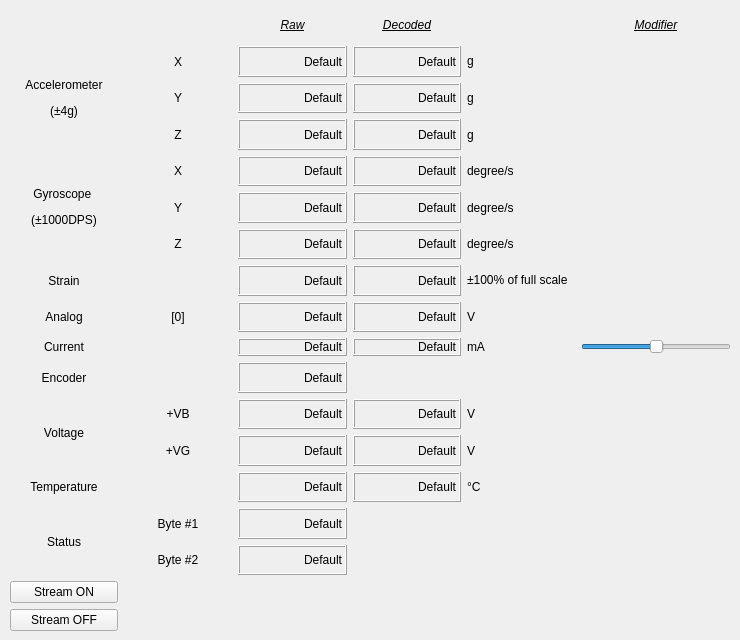
    <widget class="QWidget" name="stream_min">
     <attribute name="title">
      <string>Execute</string>
     </attribute>
     <widget class="QWidget" name="gridLayoutWidget_2">
      <property name="geometry">
       <rect>
        <x>10</x>
        <y>10</y>
        <width>721</width>
        <height>621</height>
       </rect>
      </property>
      <layout class="QGridLayout" name="gridLayout_2">
       <item row="2" column="4">
        <widget class="QLabel" name="label_imu_a_y">
         <property name="text">
          <string>g</string>
         </property>
        </widget>
       </item>
       <item row="1" column="4">
        <widget class="QLabel" name="label_imu_a_x">
         <property name="text">
          <string>&lt;html&gt;&lt;head/&gt;&lt;body&gt;&lt;p&gt;g&lt;/p&gt;&lt;/body&gt;&lt;/html&gt;</string>
         </property>
        </widget>
       </item>
       <item row="12" column="4">
        <widget class="QLabel" name="label_42">
         <property name="text">
          <string>V</string>
         </property>
        </widget>
       </item>
       <item row="9" column="4">
        <widget class="QLabel" name="label_4">
         <property name="text">
          <string>mA</string>
         </property>
        </widget>
       </item>
       <item row="9" column="3">
        <widget class="QLabel" name="disp_current_d">
         <property name="autoFillBackground">
          <bool>false</bool>
         </property>
         <property name="frameShape">
          <enum>QFrame::Box</enum>
         </property>
         <property name="frameShadow">
          <enum>QFrame::Raised</enum>
         </property>
         <property name="lineWidth">
          <number>1</number>
         </property>
         <property name="text">
          <string>Default</string>
         </property>
         <property name="alignment">
          <set>Qt::AlignRight|Qt::AlignTrailing|Qt::AlignVCenter</set>
         </property>
        </widget>
       </item>
       <item row="8" column="3">
        <widget class="QLabel" name="disp_ana_d">
         <property name="autoFillBackground">
          <bool>false</bool>
         </property>
         <property name="frameShape">
          <enum>QFrame::Box</enum>
         </property>
         <property name="frameShadow">
          <enum>QFrame::Raised</enum>
         </property>
         <property name="lineWidth">
          <number>1</number>
         </property>
         <property name="text">
          <string>Default</string>
         </property>
         <property name="alignment">
          <set>Qt::AlignRight|Qt::AlignTrailing|Qt::AlignVCenter</set>
         </property>
        </widget>
       </item>
       <item row="14" column="0" rowspan="2">
        <widget class="QLabel" name="label_15">
         <property name="layoutDirection">
          <enum>Qt::LeftToRight</enum>
         </property>
         <property name="text">
          <string>Status</string>
         </property>
         <property name="alignment">
          <set>Qt::AlignCenter</set>
         </property>
        </widget>
       </item>
       <item row="1" column="0" rowspan="3">
        <widget class="QLabel" name="label">
         <property name="layoutDirection">
          <enum>Qt::LeftToRight</enum>
         </property>
         <property name="text">
          <string>&lt;html&gt;&lt;head/&gt;&lt;body&gt;&lt;p&gt;Accelerometer&lt;/p&gt;&lt;p&gt;(±4g)&lt;/p&gt;&lt;/body&gt;&lt;/html&gt;</string>
         </property>
         <property name="alignment">
          <set>Qt::AlignCenter</set>
         </property>
        </widget>
       </item>
       <item row="15" column="1">
        <widget class="QLabel" name="label_17">
         <property name="text">
          <string>Byte #2</string>
         </property>
         <property name="alignment">
          <set>Qt::AlignCenter</set>
         </property>
        </widget>
       </item>
       <item row="10" column="0">
        <widget class="QLabel" name="label_14">
         <property name="layoutDirection">
          <enum>Qt::LeftToRight</enum>
         </property>
         <property name="text">
          <string>Encoder</string>
         </property>
         <property name="alignment">
          <set>Qt::AlignCenter</set>
         </property>
        </widget>
       </item>
       <item row="5" column="4">
        <widget class="QLabel" name="label_imu_g_y">
         <property name="text">
          <string>degree/s</string>
         </property>
        </widget>
       </item>
       <item row="14" column="1">
        <widget class="QLabel" name="label_16">
         <property name="text">
          <string>Byte #1</string>
         </property>
         <property name="alignment">
          <set>Qt::AlignCenter</set>
         </property>
        </widget>
       </item>
       <item row="4" column="1">
        <widget class="QLabel" name="label_8">
         <property name="text">
          <string>X</string>
         </property>
         <property name="alignment">
          <set>Qt::AlignCenter</set>
         </property>
        </widget>
       </item>
       <item row="4" column="0" rowspan="3">
        <widget class="QLabel" name="label_10">
         <property name="layoutDirection">
          <enum>Qt::LeftToRight</enum>
         </property>
         <property name="text">
          <string>&lt;html&gt;&lt;head/&gt;&lt;body&gt;&lt;p&gt;Gyroscope &lt;/p&gt;&lt;p&gt;(±1000DPS)&lt;/p&gt;&lt;/body&gt;&lt;/html&gt;</string>
         </property>
         <property name="alignment">
          <set>Qt::AlignCenter</set>
         </property>
        </widget>
       </item>
       <item row="1" column="1">
        <widget class="QLabel" name="label_2">
         <property name="text">
          <string>X</string>
         </property>
         <property name="alignment">
          <set>Qt::AlignCenter</set>
         </property>
        </widget>
       </item>
       <item row="2" column="1">
        <widget class="QLabel" name="label_5">
         <property name="text">
          <string>Y</string>
         </property>
         <property name="alignment">
          <set>Qt::AlignCenter</set>
         </property>
        </widget>
       </item>
       <item row="8" column="0">
        <widget class="QLabel" name="label_12">
         <property name="layoutDirection">
          <enum>Qt::LeftToRight</enum>
         </property>
         <property name="text">
          <string>Analog</string>
         </property>
         <property name="alignment">
          <set>Qt::AlignCenter</set>
         </property>
        </widget>
       </item>
       <item row="6" column="1">
        <widget class="QLabel" name="label_7">
         <property name="text">
          <string>Z</string>
         </property>
         <property name="alignment">
          <set>Qt::AlignCenter</set>
         </property>
        </widget>
       </item>
       <item row="7" column="0">
        <widget class="QLabel" name="label_11">
         <property name="layoutDirection">
          <enum>Qt::LeftToRight</enum>
         </property>
         <property name="text">
          <string>Strain</string>
         </property>
         <property name="alignment">
          <set>Qt::AlignCenter</set>
         </property>
        </widget>
       </item>
       <item row="9" column="0">
        <widget class="QLabel" name="label_13">
         <property name="layoutDirection">
          <enum>Qt::LeftToRight</enum>
         </property>
         <property name="text">
          <string>Current</string>
         </property>
         <property name="alignment">
          <set>Qt::AlignCenter</set>
         </property>
        </widget>
       </item>
       <item row="5" column="1">
        <widget class="QLabel" name="label_9">
         <property name="text">
          <string>Y</string>
         </property>
         <property name="alignment">
          <set>Qt::AlignCenter</set>
         </property>
        </widget>
       </item>
       <item row="16" column="0">
        <widget class="QPushButton" name="streamONbutton">
         <property name="text">
          <string>Stream ON</string>
         </property>
        </widget>
       </item>
       <item row="3" column="1">
        <widget class="QLabel" name="label_6">
         <property name="text">
          <string>Z</string>
         </property>
         <property name="alignment">
          <set>Qt::AlignCenter</set>
         </property>
        </widget>
       </item>
       <item row="17" column="0">
        <widget class="QPushButton" name="streamOFFbutton">
         <property name="text">
          <string>Stream OFF</string>
         </property>
        </widget>
       </item>
       <item row="10" column="2">
        <widget class="QLabel" name="disp_enc">
         <property name="autoFillBackground">
          <bool>false</bool>
         </property>
         <property name="frameShape">
          <enum>QFrame::Box</enum>
         </property>
         <property name="frameShadow">
          <enum>QFrame::Raised</enum>
         </property>
         <property name="lineWidth">
          <number>1</number>
         </property>
         <property name="text">
          <string>Default</string>
         </property>
         <property name="alignment">
          <set>Qt::AlignRight|Qt::AlignTrailing|Qt::AlignVCenter</set>
         </property>
        </widget>
       </item>
       <item row="1" column="2">
        <widget class="QLabel" name="disp_accx">
         <property name="autoFillBackground">
          <bool>false</bool>
         </property>
         <property name="frameShape">
          <enum>QFrame::Box</enum>
         </property>
         <property name="frameShadow">
          <enum>QFrame::Raised</enum>
         </property>
         <property name="lineWidth">
          <number>1</number>
         </property>
         <property name="text">
          <string>Default</string>
         </property>
         <property name="alignment">
          <set>Qt::AlignRight|Qt::AlignTrailing|Qt::AlignVCenter</set>
         </property>
        </widget>
       </item>
       <item row="2" column="2">
        <widget class="QLabel" name="disp_accy">
         <property name="autoFillBackground">
          <bool>false</bool>
         </property>
         <property name="frameShape">
          <enum>QFrame::Box</enum>
         </property>
         <property name="frameShadow">
          <enum>QFrame::Raised</enum>
         </property>
         <property name="lineWidth">
          <number>1</number>
         </property>
         <property name="text">
          <string>Default</string>
         </property>
         <property name="alignment">
          <set>Qt::AlignRight|Qt::AlignTrailing|Qt::AlignVCenter</set>
         </property>
        </widget>
       </item>
       <item row="3" column="2">
        <widget class="QLabel" name="disp_accz">
         <property name="autoFillBackground">
          <bool>false</bool>
         </property>
         <property name="frameShape">
          <enum>QFrame::Box</enum>
         </property>
         <property name="frameShadow">
          <enum>QFrame::Raised</enum>
         </property>
         <property name="lineWidth">
          <number>1</number>
         </property>
         <property name="text">
          <string>Default</string>
         </property>
         <property name="alignment">
          <set>Qt::AlignRight|Qt::AlignTrailing|Qt::AlignVCenter</set>
         </property>
        </widget>
       </item>
       <item row="4" column="2">
        <widget class="QLabel" name="disp_gyrox">
         <property name="autoFillBackground">
          <bool>false</bool>
         </property>
         <property name="frameShape">
          <enum>QFrame::Box</enum>
         </property>
         <property name="frameShadow">
          <enum>QFrame::Raised</enum>
         </property>
         <property name="lineWidth">
          <number>1</number>
         </property>
         <property name="text">
          <string>Default</string>
         </property>
         <property name="alignment">
          <set>Qt::AlignRight|Qt::AlignTrailing|Qt::AlignVCenter</set>
         </property>
        </widget>
       </item>
       <item row="5" column="2">
        <widget class="QLabel" name="disp_gyroy">
         <property name="autoFillBackground">
          <bool>false</bool>
         </property>
         <property name="frameShape">
          <enum>QFrame::Box</enum>
         </property>
         <property name="frameShadow">
          <enum>QFrame::Raised</enum>
         </property>
         <property name="lineWidth">
          <number>1</number>
         </property>
         <property name="text">
          <string>Default</string>
         </property>
         <property name="alignment">
          <set>Qt::AlignRight|Qt::AlignTrailing|Qt::AlignVCenter</set>
         </property>
        </widget>
       </item>
       <item row="6" column="2">
        <widget class="QLabel" name="disp_gyroz">
         <property name="autoFillBackground">
          <bool>false</bool>
         </property>
         <property name="frameShape">
          <enum>QFrame::Box</enum>
         </property>
         <property name="frameShadow">
          <enum>QFrame::Raised</enum>
         </property>
         <property name="lineWidth">
          <number>1</number>
         </property>
         <property name="text">
          <string>Default</string>
         </property>
         <property name="alignment">
          <set>Qt::AlignRight|Qt::AlignTrailing|Qt::AlignVCenter</set>
         </property>
        </widget>
       </item>
       <item row="7" column="2">
        <widget class="QLabel" name="disp_strain">
         <property name="autoFillBackground">
          <bool>false</bool>
         </property>
         <property name="frameShape">
          <enum>QFrame::Box</enum>
         </property>
         <property name="frameShadow">
          <enum>QFrame::Raised</enum>
         </property>
         <property name="lineWidth">
          <number>1</number>
         </property>
         <property name="text">
          <string>Default</string>
         </property>
         <property name="alignment">
          <set>Qt::AlignRight|Qt::AlignTrailing|Qt::AlignVCenter</set>
         </property>
        </widget>
       </item>
       <item row="8" column="2">
        <widget class="QLabel" name="disp_ana">
         <property name="autoFillBackground">
          <bool>false</bool>
         </property>
         <property name="frameShape">
          <enum>QFrame::Box</enum>
         </property>
         <property name="frameShadow">
          <enum>QFrame::Raised</enum>
         </property>
         <property name="lineWidth">
          <number>1</number>
         </property>
         <property name="text">
          <string>Default</string>
         </property>
         <property name="alignment">
          <set>Qt::AlignRight|Qt::AlignTrailing|Qt::AlignVCenter</set>
         </property>
        </widget>
       </item>
       <item row="15" column="2">
        <widget class="QLabel" name="disp_stat2">
         <property name="autoFillBackground">
          <bool>false</bool>
         </property>
         <property name="frameShape">
          <enum>QFrame::Box</enum>
         </property>
         <property name="frameShadow">
          <enum>QFrame::Raised</enum>
         </property>
         <property name="lineWidth">
          <number>1</number>
         </property>
         <property name="text">
          <string>Default</string>
         </property>
         <property name="alignment">
          <set>Qt::AlignRight|Qt::AlignTrailing|Qt::AlignVCenter</set>
         </property>
        </widget>
       </item>
       <item row="9" column="2">
        <widget class="QLabel" name="disp_current">
         <property name="autoFillBackground">
          <bool>false</bool>
         </property>
         <property name="frameShape">
          <enum>QFrame::Box</enum>
         </property>
         <property name="frameShadow">
          <enum>QFrame::Raised</enum>
         </property>
         <property name="lineWidth">
          <number>1</number>
         </property>
         <property name="text">
          <string>Default</string>
         </property>
         <property name="alignment">
          <set>Qt::AlignRight|Qt::AlignTrailing|Qt::AlignVCenter</set>
         </property>
        </widget>
       </item>
       <item row="14" column="2">
        <widget class="QLabel" name="disp_stat1">
         <property name="autoFillBackground">
          <bool>false</bool>
         </property>
         <property name="frameShape">
          <enum>QFrame::Box</enum>
         </property>
         <property name="frameShadow">
          <enum>QFrame::Raised</enum>
         </property>
         <property name="lineWidth">
          <number>1</number>
         </property>
         <property name="text">
          <string>Default</string>
         </property>
         <property name="alignment">
          <set>Qt::AlignRight|Qt::AlignTrailing|Qt::AlignVCenter</set>
         </property>
        </widget>
       </item>
       <item row="2" column="3">
        <widget class="QLabel" name="disp_accy_d">
         <property name="autoFillBackground">
          <bool>false</bool>
         </property>
         <property name="frameShape">
          <enum>QFrame::Box</enum>
         </property>
         <property name="frameShadow">
          <enum>QFrame::Raised</enum>
         </property>
         <property name="lineWidth">
          <number>1</number>
         </property>
         <property name="text">
          <string>Default</string>
         </property>
         <property name="alignment">
          <set>Qt::AlignRight|Qt::AlignTrailing|Qt::AlignVCenter</set>
         </property>
        </widget>
       </item>
       <item row="8" column="1">
        <widget class="QLabel" name="label_29">
         <property name="layoutDirection">
          <enum>Qt::LeftToRight</enum>
         </property>
         <property name="text">
          <string>[0]</string>
         </property>
         <property name="alignment">
          <set>Qt::AlignCenter</set>
         </property>
        </widget>
       </item>
       <item row="6" column="3">
        <widget class="QLabel" name="disp_gyroz_d">
         <property name="autoFillBackground">
          <bool>false</bool>
         </property>
         <property name="frameShape">
          <enum>QFrame::Box</enum>
         </property>
         <property name="frameShadow">
          <enum>QFrame::Raised</enum>
         </property>
         <property name="lineWidth">
          <number>1</number>
         </property>
         <property name="text">
          <string>Default</string>
         </property>
         <property name="alignment">
          <set>Qt::AlignRight|Qt::AlignTrailing|Qt::AlignVCenter</set>
         </property>
        </widget>
       </item>
       <item row="4" column="3">
        <widget class="QLabel" name="disp_gyrox_d">
         <property name="autoFillBackground">
          <bool>false</bool>
         </property>
         <property name="frameShape">
          <enum>QFrame::Box</enum>
         </property>
         <property name="frameShadow">
          <enum>QFrame::Raised</enum>
         </property>
         <property name="lineWidth">
          <number>1</number>
         </property>
         <property name="text">
          <string>Default</string>
         </property>
         <property name="alignment">
          <set>Qt::AlignRight|Qt::AlignTrailing|Qt::AlignVCenter</set>
         </property>
        </widget>
       </item>
       <item row="1" column="3">
        <widget class="QLabel" name="disp_accx_d">
         <property name="autoFillBackground">
          <bool>false</bool>
         </property>
         <property name="frameShape">
          <enum>QFrame::Box</enum>
         </property>
         <property name="frameShadow">
          <enum>QFrame::Raised</enum>
         </property>
         <property name="lineWidth">
          <number>1</number>
         </property>
         <property name="text">
          <string>Default</string>
         </property>
         <property name="alignment">
          <set>Qt::AlignRight|Qt::AlignTrailing|Qt::AlignVCenter</set>
         </property>
        </widget>
       </item>
       <item row="3" column="3">
        <widget class="QLabel" name="disp_accz_d">
         <property name="autoFillBackground">
          <bool>false</bool>
         </property>
         <property name="frameShape">
          <enum>QFrame::Box</enum>
         </property>
         <property name="frameShadow">
          <enum>QFrame::Raised</enum>
         </property>
         <property name="lineWidth">
          <number>1</number>
         </property>
         <property name="text">
          <string>Default</string>
         </property>
         <property name="alignment">
          <set>Qt::AlignRight|Qt::AlignTrailing|Qt::AlignVCenter</set>
         </property>
        </widget>
       </item>
       <item row="7" column="4">
        <widget class="QLabel" name="label_strain">
         <property name="text">
          <string>&lt;html&gt;&lt;head/&gt;&lt;body&gt;&lt;p&gt;±100% of full scale&lt;/p&gt;&lt;/body&gt;&lt;/html&gt;</string>
         </property>
        </widget>
       </item>
       <item row="11" column="4">
        <widget class="QLabel" name="label_41">
         <property name="text">
          <string>V</string>
         </property>
        </widget>
       </item>
       <item row="11" column="1">
        <widget class="QLabel" name="label_39">
         <property name="layoutDirection">
          <enum>Qt::LeftToRight</enum>
         </property>
         <property name="text">
          <string>+VB</string>
         </property>
         <property name="alignment">
          <set>Qt::AlignCenter</set>
         </property>
        </widget>
       </item>
       <item row="11" column="0" rowspan="2">
        <widget class="QLabel" name="label_38">
         <property name="layoutDirection">
          <enum>Qt::LeftToRight</enum>
         </property>
         <property name="text">
          <string>Voltage</string>
         </property>
         <property name="alignment">
          <set>Qt::AlignCenter</set>
         </property>
        </widget>
       </item>
       <item row="4" column="4">
        <widget class="QLabel" name="label_imu_g_x">
         <property name="text">
          <string>degree/s</string>
         </property>
        </widget>
       </item>
       <item row="0" column="2">
        <widget class="QLabel" name="label_21">
         <property name="text">
          <string>&lt;html&gt;&lt;head/&gt;&lt;body&gt;&lt;p&gt;&lt;span style=&quot; font-style:italic; text-decoration: underline;&quot;&gt;Raw&lt;/span&gt;&lt;/p&gt;&lt;/body&gt;&lt;/html&gt;</string>
         </property>
         <property name="alignment">
          <set>Qt::AlignCenter</set>
         </property>
        </widget>
       </item>
       <item row="8" column="4">
        <widget class="QLabel" name="label_37">
         <property name="text">
          <string>V</string>
         </property>
        </widget>
       </item>
       <item row="6" column="4">
        <widget class="QLabel" name="label_imu_g_z">
         <property name="text">
          <string>degree/s</string>
         </property>
        </widget>
       </item>
       <item row="12" column="1">
        <widget class="QLabel" name="label_40">
         <property name="layoutDirection">
          <enum>Qt::LeftToRight</enum>
         </property>
         <property name="text">
          <string>+VG</string>
         </property>
         <property name="alignment">
          <set>Qt::AlignCenter</set>
         </property>
        </widget>
       </item>
       <item row="5" column="3">
        <widget class="QLabel" name="disp_gyroy_d">
         <property name="autoFillBackground">
          <bool>false</bool>
         </property>
         <property name="frameShape">
          <enum>QFrame::Box</enum>
         </property>
         <property name="frameShadow">
          <enum>QFrame::Raised</enum>
         </property>
         <property name="lineWidth">
          <number>1</number>
         </property>
         <property name="text">
          <string>Default</string>
         </property>
         <property name="alignment">
          <set>Qt::AlignRight|Qt::AlignTrailing|Qt::AlignVCenter</set>
         </property>
        </widget>
       </item>
       <item row="7" column="3">
        <widget class="QLabel" name="disp_strain_d">
         <property name="autoFillBackground">
          <bool>false</bool>
         </property>
         <property name="frameShape">
          <enum>QFrame::Box</enum>
         </property>
         <property name="frameShadow">
          <enum>QFrame::Raised</enum>
         </property>
         <property name="lineWidth">
          <number>1</number>
         </property>
         <property name="text">
          <string>Default</string>
         </property>
         <property name="alignment">
          <set>Qt::AlignRight|Qt::AlignTrailing|Qt::AlignVCenter</set>
         </property>
        </widget>
       </item>
       <item row="13" column="4">
        <widget class="QLabel" name="label_44">
         <property name="text">
          <string>°C</string>
         </property>
        </widget>
       </item>
       <item row="13" column="0">
        <widget class="QLabel" name="label_43">
         <property name="layoutDirection">
          <enum>Qt::LeftToRight</enum>
         </property>
         <property name="text">
          <string>Temperature</string>
         </property>
         <property name="alignment">
          <set>Qt::AlignCenter</set>
         </property>
        </widget>
       </item>
       <item row="11" column="2">
        <widget class="QLabel" name="disp_vb">
         <property name="autoFillBackground">
          <bool>false</bool>
         </property>
         <property name="frameShape">
          <enum>QFrame::Box</enum>
         </property>
         <property name="frameShadow">
          <enum>QFrame::Raised</enum>
         </property>
         <property name="lineWidth">
          <number>1</number>
         </property>
         <property name="text">
          <string>Default</string>
         </property>
         <property name="alignment">
          <set>Qt::AlignRight|Qt::AlignTrailing|Qt::AlignVCenter</set>
         </property>
        </widget>
       </item>
       <item row="11" column="3">
        <widget class="QLabel" name="disp_vb_d">
         <property name="autoFillBackground">
          <bool>false</bool>
         </property>
         <property name="frameShape">
          <enum>QFrame::Box</enum>
         </property>
         <property name="frameShadow">
          <enum>QFrame::Raised</enum>
         </property>
         <property name="lineWidth">
          <number>1</number>
         </property>
         <property name="text">
          <string>Default</string>
         </property>
         <property name="alignment">
          <set>Qt::AlignRight|Qt::AlignTrailing|Qt::AlignVCenter</set>
         </property>
        </widget>
       </item>
       <item row="12" column="3">
        <widget class="QLabel" name="disp_vg_d">
         <property name="autoFillBackground">
          <bool>false</bool>
         </property>
         <property name="frameShape">
          <enum>QFrame::Box</enum>
         </property>
         <property name="frameShadow">
          <enum>QFrame::Raised</enum>
         </property>
         <property name="lineWidth">
          <number>1</number>
         </property>
         <property name="text">
          <string>Default</string>
         </property>
         <property name="alignment">
          <set>Qt::AlignRight|Qt::AlignTrailing|Qt::AlignVCenter</set>
         </property>
        </widget>
       </item>
       <item row="12" column="2">
        <widget class="QLabel" name="disp_vg">
         <property name="autoFillBackground">
          <bool>false</bool>
         </property>
         <property name="frameShape">
          <enum>QFrame::Box</enum>
         </property>
         <property name="frameShadow">
          <enum>QFrame::Raised</enum>
         </property>
         <property name="lineWidth">
          <number>1</number>
         </property>
         <property name="text">
          <string>Default</string>
         </property>
         <property name="alignment">
          <set>Qt::AlignRight|Qt::AlignTrailing|Qt::AlignVCenter</set>
         </property>
        </widget>
       </item>
       <item row="13" column="3">
        <widget class="QLabel" name="disp_temp_d">
         <property name="autoFillBackground">
          <bool>false</bool>
         </property>
         <property name="frameShape">
          <enum>QFrame::Box</enum>
         </property>
         <property name="frameShadow">
          <enum>QFrame::Raised</enum>
         </property>
         <property name="lineWidth">
          <number>1</number>
         </property>
         <property name="text">
          <string>Default</string>
         </property>
         <property name="alignment">
          <set>Qt::AlignRight|Qt::AlignTrailing|Qt::AlignVCenter</set>
         </property>
        </widget>
       </item>
       <item row="13" column="2">
        <widget class="QLabel" name="disp_temp">
         <property name="autoFillBackground">
          <bool>false</bool>
         </property>
         <property name="frameShape">
          <enum>QFrame::Box</enum>
         </property>
         <property name="frameShadow">
          <enum>QFrame::Raised</enum>
         </property>
         <property name="lineWidth">
          <number>1</number>
         </property>
         <property name="text">
          <string>Default</string>
         </property>
         <property name="alignment">
          <set>Qt::AlignRight|Qt::AlignTrailing|Qt::AlignVCenter</set>
         </property>
        </widget>
       </item>
       <item row="3" column="4">
        <widget class="QLabel" name="label_imu_a_z">
         <property name="text">
          <string>g</string>
         </property>
        </widget>
       </item>
       <item row="0" column="3">
        <widget class="QLabel" name="label_28">
         <property name="text">
          <string>&lt;html&gt;&lt;head/&gt;&lt;body&gt;&lt;p&gt;&lt;span style=&quot; font-style:italic; text-decoration: underline;&quot;&gt;Decoded&lt;/span&gt;&lt;/p&gt;&lt;/body&gt;&lt;/html&gt;</string>
         </property>
         <property name="alignment">
          <set>Qt::AlignCenter</set>
         </property>
        </widget>
       </item>
       <item row="0" column="5">
        <widget class="QLabel" name="label_30">
         <property name="text">
          <string>&lt;html&gt;&lt;head/&gt;&lt;body&gt;&lt;p&gt;&lt;span style=&quot; font-style:italic; text-decoration: underline;&quot;&gt;Modifier&lt;/span&gt;&lt;/p&gt;&lt;/body&gt;&lt;/html&gt;</string>
         </property>
         <property name="alignment">
          <set>Qt::AlignCenter</set>
         </property>
        </widget>
       </item>
       <item row="9" column="5">
        <widget class="QSlider" name="horizontalSlider_current_zero">
         <property name="sizePolicy">
          <sizepolicy hsizetype="Fixed" vsizetype="Fixed">
           <horstretch>0</horstretch>
           <verstretch>0</verstretch>
          </sizepolicy>
         </property>
         <property name="minimumSize">
          <size>
           <width>150</width>
           <height>0</height>
          </size>
         </property>
         <property name="minimum">
          <number>-125</number>
         </property>
         <property name="maximum">
          <number>125</number>
         </property>
         <property name="orientation">
          <enum>Qt::Horizontal</enum>
         </property>
        </widget>
       </item>
      </layout>
     </widget>
    </widget>
